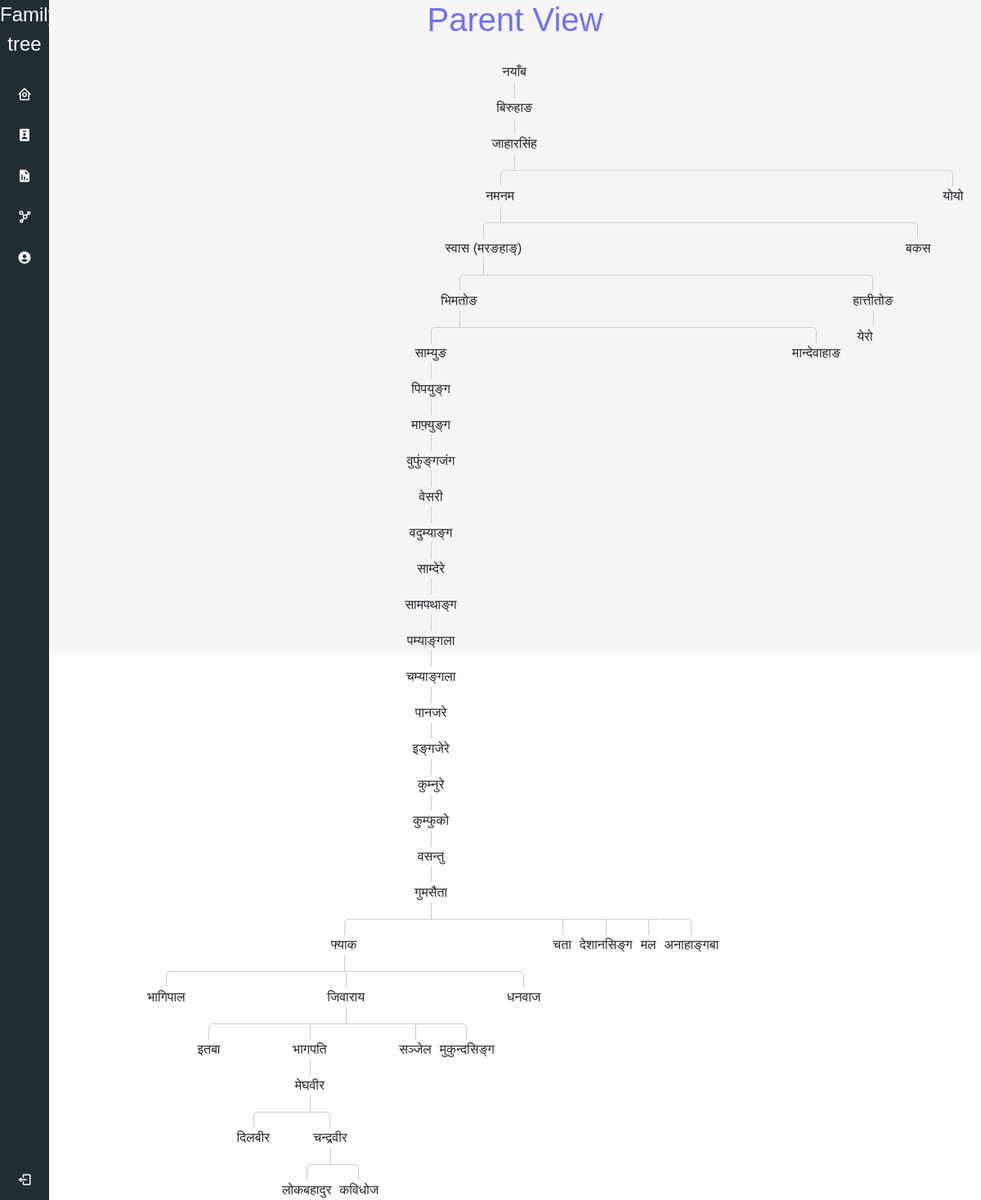
The app's page /treeprev.php (signed in) with its own data.
### tables this page shows
CREATE TABLE `parent` (
  `id` int(10) NOT NULL,
  `chid` int(10) NOT NULL,
  `prid` int(10) NOT NULL,
  `mid` int(255) NOT NULL DEFAULT 0
);

CREATE TABLE `person` (
  `id` int(10) NOT NULL,
  `firstName` varchar(15) NOT NULL,
  `middleName` varchar(60) DEFAULT NULL,
  `lastName` varchar(20) DEFAULT NULL,
  `Gender` varchar(255) NOT NULL,
  `Permanent_DistrictID` int(11) NOT NULL,
  `TemporaryDistrictID` int(11) NOT NULL,
  `Permanent_StreetLine` varchar(255) NOT NULL,
  `Temporary_StreetLine` varchar(255) NOT NULL,
  `Pusta_Number` varchar(255) NOT NULL,
  `Occupation` varchar(255) DEFAULT NULL,
  `About_people` varchar(10000) DEFAULT NULL,
  `DateOfBirth` date DEFAULT current_timestamp(),
  `uid` varchar(12) DEFAULT NULL,
  `activeStatus` varchar(255) DEFAULT NULL,
  `RegDate` datetime NOT NULL DEFAULT current_timestamp(),
  `profile_picture` varchar(500) DEFAULT NULL,
  `slug` varchar(500) NOT NULL,
  `AddedBy` int(11) NOT NULL DEFAULT 1
);

### dbcontroller.php (called while the page is built, shortened)
<?php
class DBController {
    	private $host = "localhost";
	private $user = "root";
	private $password = "";
	private $database = "db_bansawali";
	private $conn;
	function __construct() {
		$this->conn = $this->connectDB();
	}
	function connectDB() {
	    $conn = mysqli_connect($this->host,$this->user,$this->password, $this->database);
mysqli_query($conn,"SET character_set_results = 'utf8', character_set_client = 'utf8', character_set_connection = 'utf8', character_set_database = 'utf8', character_set_server = 'utf8'");
mysqli_set_charset($conn,'utf8');
		return $conn;
	}
	function rawQuery($query) {
		$result = mysqli_query($this->conn, $query);
		return $result;
	}
}
?>

### treeprev.php (the view, shortened to what this page needs)
<?php
if(isset($_SESSION['usersession']) && $_SESSION['usersession']=="admin")
{
	require "dbcontroller.php";
	include 'include/dashboard-sidebar.php';
	$db_handle = new DBController();
	$result = $db_handle->rawQuery("SELECT *,`person`.`id` AS pid FROM `person`LEFT JOIN `parent` ON `person`.`id` = `parent`.`chid`/* WHERE `person`.`id`  = 10*/");
	$arr = [];
	while ($row = mysqli_fetch_assoc($result)) {
		$arr[$row['pid']]['firstName'] = $row['firstName'];
		$arr[$row['pid']]['midName'] = $row['middleName'];
		$arr[$row['pid']]['lastName'] = $row['lastName'];
		$arr[$row['pid']]['prid'] = $row['prid'];
	}
	function buildTreeView($arr, $parent, $level = 0, $prelevel = -1){
		foreach ($arr as $id => $data) {
			if ($parent == $data['prid']) {
				if ($level > $prelevel) {
					echo "<ol>";
				}
				if ($level == $prelevel) {
					echo "</li>";
				}
				echo "<li>" . $data['firstName'];
				if ($level > $prelevel) {
					$prelevel = $level;
				}
				$level++;
				buildTreeView($arr, $id, $level, $prelevel);
				$level--;
			}
		}
		if ($level == $prelevel) {
			echo "</li></ol>";
		}
	}
	?>
	<h1>Parent View</h1>
	<div class='tree'>
		<?php
	buildTreeView($arr, null);
	echo"</div>";
    include 'include/dashboard-footer.php';
    }
    else {
        header('location:index.php');
    }
	?>

### include/dashboard-sidebar.php (shortened to what this page needs)
<!DOCTYPE html>
<html lang="en" dir="ltr">
  <head>
    <link href='https://unpkg.com/boxicons@2.0.7/css/boxicons.min.css' rel='stylesheet'>
    <link rel="stylesheet" href="css/stylenav.css">
    <link rel="stylesheet" href="css/dashstyle.css">
    <link rel="stylesheet" href="css/style.css">
<link rel="stylesheet" href="https://maxcdn.bootstrapcdn.com/bootstrap/4.5.2/css/bootstrap.min.css">
   </head>
<body>
  <div class="sidebar">
    <div class="logo-details">
      <span class="logo_name">Family tree</span>
    </div>
      <ul class="nav-links">
        <li>
          <a href="#" class="{{ (request()->is('admin/dashboard*')) ? 'active' : '' }}">
            <i class='bx bx-home-circle' ></i>
            <span class="links_name">Dashboard</span>
          </a>
        </li>
        <li>
          <a href="peoples.php" class="{{ (request()->is('admin/bookings*')) ? 'active' : '' }}">
            <i class='bx bxs-user-badge'></i>
            <span class="links_name">Peoples</span>
          </a>
        </li>
        <li>
          <a href="reports.php" class="{{ (request()->is('admin/services*')) ? 'active' : '' }}">
          <i class='bx bxs-report'></i>
            <span class="links_name">Reports</span>
          </a>
        </li>
        <li>
          <a href="tree.php" class="{{ (request()->is('admin/services*')) ? 'active' : '' }}">
            <i class='bx bx-network-chart' ></i>
            <span class="links_name">Graph</span>
          </a>
        </li>
        <li>
          <a href="admins.php" class="{{ (request()->is('admin/services*')) ? 'active' : '' }}">
          <i class='bx bxs-user-circle'></i>
                      <span class="links_name">Admins</span>
          </a>
        </li>
        <li class="log_out">
          <a href="logout.php">
            <i class='bx bx-log-out'></i>
            <span class="links_name">Log out</span>
          </a>
        </li>
      </ul>
  </div>
  <section class="home-section">

### include/dashboard-footer.php
</section>
</body>
</html>

### css/stylenav.css (style rules this page uses)
* { margin: 0; padding: 0; box-sizing: border-box; font-family: 'Poppins', sans-serif; }
.sidebar { position: fixed; height: 100%; width: 240px; background: #222d32; transition: all 0.5s ease; }
.sidebar .logo-details { height: 80px; align-items: center; text-align: center; }
.sidebar .logo-details .logo_name { color: #fff; font-size: 24px; font-weight: 500; }
.sidebar .nav-links { margin-top: 10px; }
.sidebar .nav-links li { position: relative; list-style: none; height: 50px; }
.sidebar .nav-links li a { height: 100%; width: 100%; display: flex; align-items: center; text-decoration: none; transition: all 0.4s ease; }
.sidebar .nav-links li i { min-width: 60px; text-align: center; font-size: 18px; color: #fff; }
.sidebar .nav-links li a .links_name { color: #fff; font-size: 15px; font-weight: 400; white-space: nowrap; }
.sidebar .nav-links .log_out { position: absolute; bottom: 0; width: 100%; }
.home-section { position: relative; background: #f5f5f5; min-height: 100vh; width: calc(100% - 240px); left: 240px; transition: all 0.5s ease; }
@media (max-width: 1240px) { .sidebar { width: 60px; } }
@media (max-width: 1240px) { .home-section { width: calc(100% - 60px); left: 60px; } }

### css/dashstyle.css (style rules this page uses)
* { margin: 0; padding:0; font-family: sans-serif; }
h1 { text-align: center; color: rgb(113, 113, 240); }

### include/dashboard-sidebar.php (style rules this page uses)
body { font-family:Arial; }

### treeprev.php (style rules this page uses)
* { margin: 0; padding: 0; }
.tree { width: 100% !important; }
.tree ol { padding-top: 20px; position: relative; transition: all 0.5s; -webkit-transition: all 0.5s; -moz-transition: all 0.5s; }
.tree li { float: left; text-align: center; list-style-type: none; position: relative; padding: 20px 5px 0 5px; transition: all 0.5s; -webkit-transition: all 0.5s; -moz-transition: all 0.5s; }
.tree li::before, .tree li::after { content: ''; position: absolute; top: 0; right: 50%; border-top: 1px solid #ccc; width: 50%; height: 20px; }
.tree li::after { right: auto; left: 50%; border-left: 1px solid #ccc; }
.tree li:only-child::after, .tree li:only-child::before { display: none; }
.tree li:only-child { padding-top: 0; }
.tree li:first-child::before, .tree li:last-child::after { border: 0 none; }
.tree li:last-child::before { border-right: 1px solid #ccc; border-radius: 0 5px 0 0; -webkit-border-radius: 0 5px 0 0; -moz-border-radius: 0 5px 0 0; }
.tree li:first-child::after { border-radius: 5px 0 0 0; -webkit-border-radius: 5px 0 0 0; -moz-border-radius: 5px 0 0 0; }
.tree ol ol::before { content: ''; position: absolute; top: 0; left: 50%; border-left: 1px solid #ccc; width: 0; height: 20px; }

### records on screen
parent: chid.firstName "बिरुहाङ"
parent: chid.firstName "जाहारसिंह"
parent: chid.firstName "नमनम"
parent: chid.firstName "स्वास (मरङहाङ्)"
parent: chid.firstName "भिमतोङ"
parent: chid.firstName "साम्युङ"
parent: chid.firstName "पिपयुङ्ग"
parent: chid.firstName "माफ़्युङ्ग"
parent: chid.firstName "वुफुंङ्गजंग"
parent: chid.firstName "वेसरी"
parent: chid.firstName "वदुम्याङ्ग"
parent: chid.firstName "साम्देरे"
parent: chid.firstName "सामपथाङ्ग"
parent: chid.firstName "पम्याङ्गला"
parent: chid.firstName "चम्याङ्गला"
parent: chid.firstName "पानजरे"
parent: chid.firstName "इङ्गजेरे"
parent: chid.firstName "कुम्नुरे"
parent: chid.firstName "कुम्फुको"
parent: chid.firstName "वसन्तु"
parent: chid.firstName "गुमसैता"
parent: chid.firstName "फ्याक"
parent: chid.firstName "भागिपाल"
parent: chid.firstName "जिवाराय"
parent: chid.firstName "इतबा"
parent: chid.firstName "भागपति"
parent: chid.firstName "मेघवीर"
parent: chid.firstName "दिलबीर"
parent: chid.firstName "चन्द्रवीर"
parent: chid.firstName "लोकबहादुर"
parent: chid.firstName "कविधोज"
parent: chid.firstName "सञ्जेल"
parent: chid.firstName "मुकुन्दसिङ्ग"
parent: chid.firstName "धनवाज"
parent: chid.firstName "चता"
parent: chid.firstName "देशानसिङ्ग"
parent: chid.firstName "मल"
parent: chid.firstName "अनाहाङ्गबा"
parent: chid.firstName "मान्देवाहाङ"
parent: chid.firstName "हात्तीतोङ"
parent: chid.firstName "येरो"
parent: chid.firstName "बकस"
parent: chid.firstName "योयो"

### other values on screen
$data['firstName'] "नयाँब"
